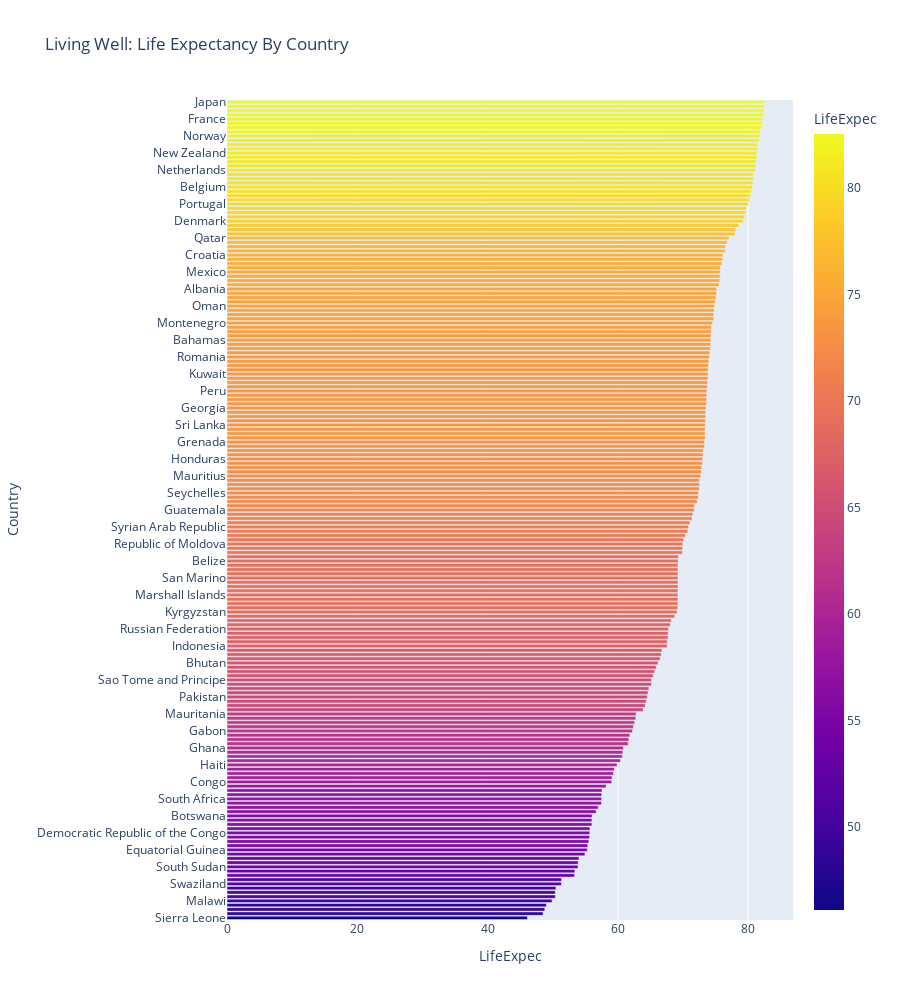

Notebook code cell kept with this figure:
### Code cell
path = '../assets/'

fig = px.bar(df_country_sort, 
             x="LifeExpec",  
             color='LifeExpec',
             height=1000,
             title='Living Well: Life Expectancy By Country')
fig.show()

fig.write_html(path+'Life_Expectancy_By_Country.svg')

### Figure 1 — Plotly figure (JSON) as saved in the notebook; plotly's stock layout.template omitted (floating-point values rounded to 4 significant figures; data arrays with more than 128 entries replaced by an {"elided": "..."} marker saying what was removed)
{"data": [{"alignmentgroup": "True", "hovertemplate": "LifeExpec=%{marker.color}<br>Country=%{y}<extra></extra>", "legendgroup": "", "marker": {"color": {"elided": "193 float values"}, "coloraxis": "coloraxis", "pattern": {"shape": ""}}, "name": "", "offsetgroup": "", "orientation": "h", "showlegend": false, "textposition": "auto", "type": "bar", "x": {"elided": "193 float values"}, "xaxis": "x", "y": {"elided": "193 str values"}, "yaxis": "y"}], "layout": {"barmode": "relative", "coloraxis": {"colorbar": {"title": {"text": "LifeExpec"}}, "colorscale": [[0, "#0d0887"], [0.1111, "#46039f"], [0.2222, "#7201a8"], [0.3333, "#9c179e"], [0.4444, "#bd3786"], [0.5556, "#d8576b"], [0.6667, "#ed7953"], [0.7778, "#fb9f3a"], [0.8889, "#fdca26"], [1, "#f0f921"]]}, "height": 1000, "legend": {"tracegroupgap": 0}, "title": {"text": "Living Well: Life Expectancy By Country"}, "xaxis": {"anchor": "y", "domain": [0, 1], "title": {"text": "LifeExpec"}}, "yaxis": {"anchor": "x", "domain": [0, 1], "title": {"text": "Country"}}}}
